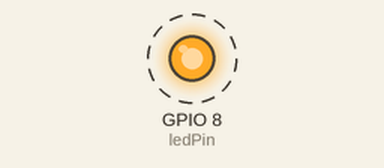
This sketch was run on a simulated ESP32-C3. Shown: output pins drawn as LEDs (lit = HIGH). Dashed ring = blinking. What the sketch prints to the serial monitor is not drawn.

Above: at 0.5 s.
Timing chart, 0 to 4.6 s (numbered marks = the images above):
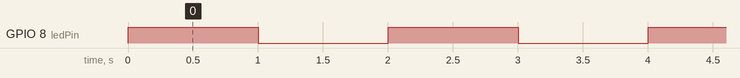

The sketch:

epi_c3_hello_serial.ino
```cpp
// Testing Epi C3 Arduino IDE programming.
// https://github.com/rallekralle11/Epi_C3/tree/main
// Sketch: epi_c3_hello_serial.ino
// Board package: esp32 by espressif systems
// Board: LOLIN C3 Mini.

// ESP32 C3 LED on pin GPIO8 (works with inverted logic)
const int ledPin = 8;

void setup() {
   Serial.begin(115200);
   pinMode(ledPin, OUTPUT);
}

void loop() {
   Serial.println("Hello World and LED blink from Epi C3");
   // The LED should be connected at GPIO-8, but Epi C3 needs external LED
   digitalWrite(ledPin, HIGH);   // turn the LED on (HIGH is the voltage level)
   delay(1000);                  // wait for a second
   digitalWrite(ledPin, LOW);    // turn the LED off by making the voltage LOW
   delay(1000);                  // wait for a second
}
```

Measured:
- by itself, GPIO 8 (ledPin): alternates HIGH for 1.0 s and LOW for 1.0 s
